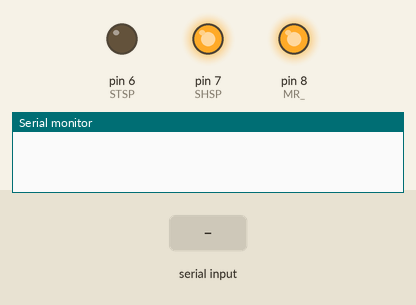
Recording of a sketch running on a simulated Arduino Uno, built with avr-gcc and run on an emulated ATmega328P. Parts: output pins drawn as LEDs (lit = HIGH), the last lines printed to the serial monitor. Inputs (shaded band) come from the test bench. Pins used as bus, display or sensor lines are not drawn.

Above: at 1.2 s.
1.3 s: "GND\n" received over Serial
At 4.1 s:
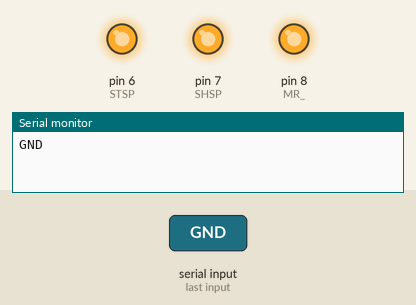
4.3 s: "MOm\n" received over Serial
7.3 s: "+\n" received over Serial
Timing chart, 0 to 10.3 s (numbered marks = the images above; inputs shaded):
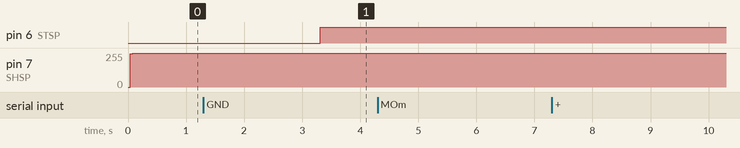

Measured:
- after the input at 1.3 s, pin 6 (STSP): LOW → HIGH after 2.0 s

The sketch:

multyplexor_0.4.ino
```cpp
#define DS 4
#define OE_ 5
#define STSP 6
#define SHSP 7
#define MR_ 8
#define amount 144

const char separator = ',';


void step (int count=1){
  for(int i = 0; i < count; i++){
    digitalWrite(SHSP, 0);
    delayMicroseconds(1);
    digitalWrite(SHSP, 1);
    delayMicroseconds(1);
  }
}

class Multyplexor{
  public:

  Multyplexor(const String mess);
  String Switch();
  String ARR();

  String mode = "def";
  int connect[9][16]={{0}};
};

String Multyplexor::ARR(){
  String s;
  // Serial.println("here");
    for(int j=0; j<9; j++){
  for(int i = 0; i < 16; i++){
        s += String(connect[j][i]) + ',';
      }
      s += "\n";
  }
  // Serial.println("here");

  return s;
}

Multyplexor::Multyplexor(const String mess){

  if (mess.startsWith("GND")){
    for (auto i = 0; i < 16; ++i){
      connect[8][i] = 1;
    }
    mode = "GND";
   }
  else if (mess.startsWith("MOm")){
    for (int i = 0; i < 16; ++i){
      connect[7][i] = 1;
    }
   mode = "10MOm";
  }
  else if (mess.startsWith("+")){

    int ind = 1;


    for (int i = 0; i < 16 ; ++i){
      char val = mess.charAt(ind);
      int chanel = int(val) - 48;
      if (chanel != 0){
      connect[chanel-1][i] = 1;
      }
      ind += 1;
    }
    mode = "single";
  }

  else if (mess.startsWith("MULTY")){
     int ind = mess.indexOf('*')+1;
    for (int i = 0; i < 16; ++i){
      for (int j = 0; j < 9; ++j){
      char val = mess.charAt(ind);
      int chanel = int(val) - 48;
      connect[j][i] = chanel;
      ind += 1;
      }
    }
    mode = "multy";
  }
  else{
    mode = "unknown";
  }


}


String Multyplexor::Switch(){
 digitalWrite(OE_, 0);

   for(int i = 0; i < 18; i++){
      for(int j=0; j<8; j++)
        if(i<9){
          digitalWrite(DS,connect[i][15-j]);
        step();
        delay(7);
        }
        else{
          digitalWrite(DS,connect[17-i][7-j]);
        step();
        delay(7);
        }
      }

  digitalWrite(STSP, 0);
  delayMicroseconds(1);
  digitalWrite(STSP, 1);
  delayMicroseconds(1);
  return mode;
}


void setup() {
  Serial.begin(9600);
  pinMode(DS, OUTPUT);
  pinMode(OE_, OUTPUT);
  pinMode(STSP, OUTPUT);
  pinMode(SHSP, OUTPUT);
  pinMode(MR_, OUTPUT);
  digitalWrite(OE_, 1);
  digitalWrite(MR_, 1);
  digitalWrite(DS, 0);
  step(144);
}


void loop() {
  if (Serial.available()) { // Проверяем, есть ли доступные данные в последовательном порту
  /*комманда имеет вид GND/MOm/набор цыфр от 1 до 9 (1-7)номер выхода (8-9)земля или резистор*/
    //Serial.println("recived");
    String mess = Serial.readString();
    //Serial.print(mess);
    //Serial.println("recieved");
    Multyplexor multy(mess);
    multy.Switch();
    Serial.println(multy.mode);


  }
}
```
